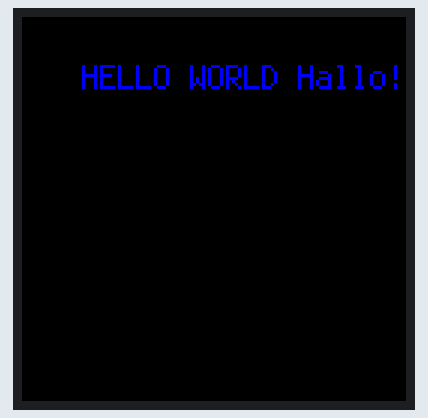
This program was run on a simulated CircuitPython board. Parts: 128×128 colour display.

Above: at 0.1 s.

The program:

code.py
```python
import board
import displayio
import terminalio
from adafruit_display_text import label

display = board.DISPLAY

# Set text, font, and color
text = "HELLO WORLD Hallo!"
font = terminalio.FONT
color = 0x0000FF

# Create the text label
text_area = label.Label(font, text=text, color=color)

# Set the location
text_area.x = 20
text_area.y = 20

# Show it
display.show(text_area)

# Loop forever to prevent code from exiting
while True:
    pass
```
